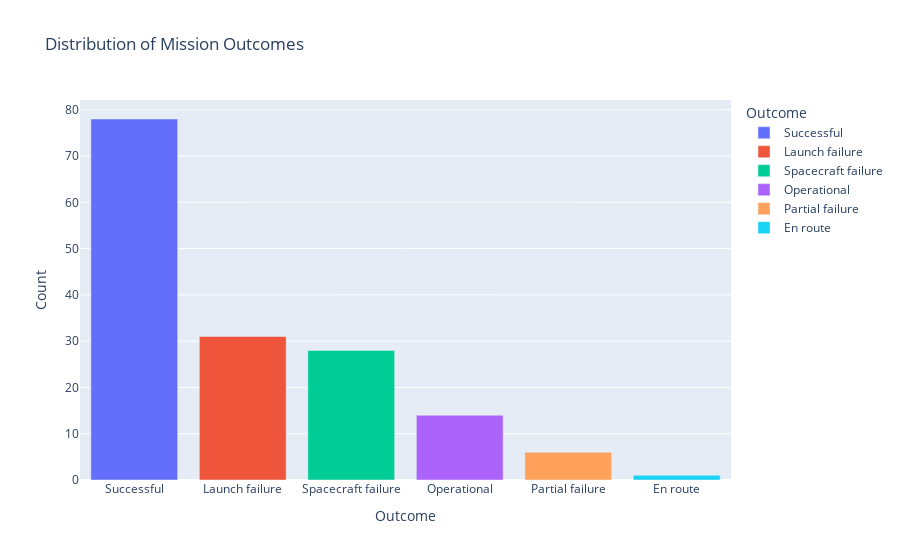

The notebook cell saved with this chart:
### Markdown cell above
##### Distribution of "what was the outcome of the mission?"

### Code cell
outcome_distribution = moon_dataframe['Outcome'].value_counts()
fig_outcome = px.bar(outcome_distribution, 
                     x=outcome_distribution.index, 
                     y=outcome_distribution.values, 
                     labels={'x': 'Outcome', 'y': 'Count'}, 
                     title='Distribution of Mission Outcomes',
                     color=outcome_distribution.index)  
fig_outcome.show()

### Figure 1 — Plotly figure (JSON) as saved in the notebook; plotly's stock layout.template omitted (floating-point values rounded to 4 significant figures)
{"data": [{"alignmentgroup": "True", "hovertemplate": "Outcome=%{x}<br>Count=%{y}<extra></extra>", "legendgroup": "Successful", "marker": {"color": "#636efa", "pattern": {"shape": ""}}, "name": "Successful", "offsetgroup": "Successful", "orientation": "v", "showlegend": true, "textposition": "auto", "type": "bar", "x": ["Successful"], "xaxis": "x", "y": [78], "yaxis": "y"}, {"alignmentgroup": "True", "hovertemplate": "Outcome=%{x}<br>Count=%{y}<extra></extra>", "legendgroup": "Launch failure", "marker": {"color": "#EF553B", "pattern": {"shape": ""}}, "name": "Launch failure", "offsetgroup": "Launch failure", "orientation": "v", "showlegend": true, "textposition": "auto", "type": "bar", "x": ["Launch failure"], "xaxis": "x", "y": [31], "yaxis": "y"}, {"alignmentgroup": "True", "hovertemplate": "Outcome=%{x}<br>Count=%{y}<extra></extra>", "legendgroup": "Spacecraft failure", "marker": {"color": "#00cc96", "pattern": {"shape": ""}}, "name": "Spacecraft failure", "offsetgroup": "Spacecraft failure", "orientation": "v", "showlegend": true, "textposition": "auto", "type": "bar", "x": ["Spacecraft failure"], "xaxis": "x", "y": [28], "yaxis": "y"}, {"alignmentgroup": "True", "hovertemplate": "Outcome=%{x}<br>Count=%{y}<extra></extra>", "legendgroup": "Operational", "marker": {"color": "#ab63fa", "pattern": {"shape": ""}}, "name": "Operational", "offsetgroup": "Operational", "orientation": "v", "showlegend": true, "textposition": "auto", "type": "bar", "x": ["Operational"], "xaxis": "x", "y": [14], "yaxis": "y"}, {"alignmentgroup": "True", "hovertemplate": "Outcome=%{x}<br>Count=%{y}<extra></extra>", "legendgroup": "Partial failure", "marker": {"color": "#FFA15A", "pattern": {"shape": ""}}, "name": "Partial failure", "offsetgroup": "Partial failure", "orientation": "v", "showlegend": true, "textposition": "auto", "type": "bar", "x": ["Partial failure"], "xaxis": "x", "y": [6], "yaxis": "y"}, {"alignmentgroup": "True", "hovertemplate": "Outcome=%{x}<br>Count=%{y}<extra></extra>", "legendgroup": "En route", "marker": {"color": "#19d3f3", "pattern": {"shape": ""}}, "name": "En route", "offsetgroup": "En route", "orientation": "v", "showlegend": true, "textposition": "auto", "type": "bar", "x": ["En route"], "xaxis": "x", "y": [1], "yaxis": "y"}], "layout": {"autosize": true, "barmode": "relative", "legend": {"title": {"text": "Outcome"}, "tracegroupgap": 0}, "title": {"text": "Distribution of Mission Outcomes"}, "xaxis": {"anchor": "y", "autorange": true, "categoryarray": ["Successful", "Launch failure", "Spacecraft failure", "Operational", "Partial failure", "En route"], "categoryorder": "array", "domain": [0, 1], "range": [-0.5, 5.5], "title": {"text": "Outcome"}, "type": "category"}, "yaxis": {"anchor": "x", "autorange": true, "domain": [0, 1], "range": [0, 82.11], "title": {"text": "Count"}, "type": "linear"}}}
